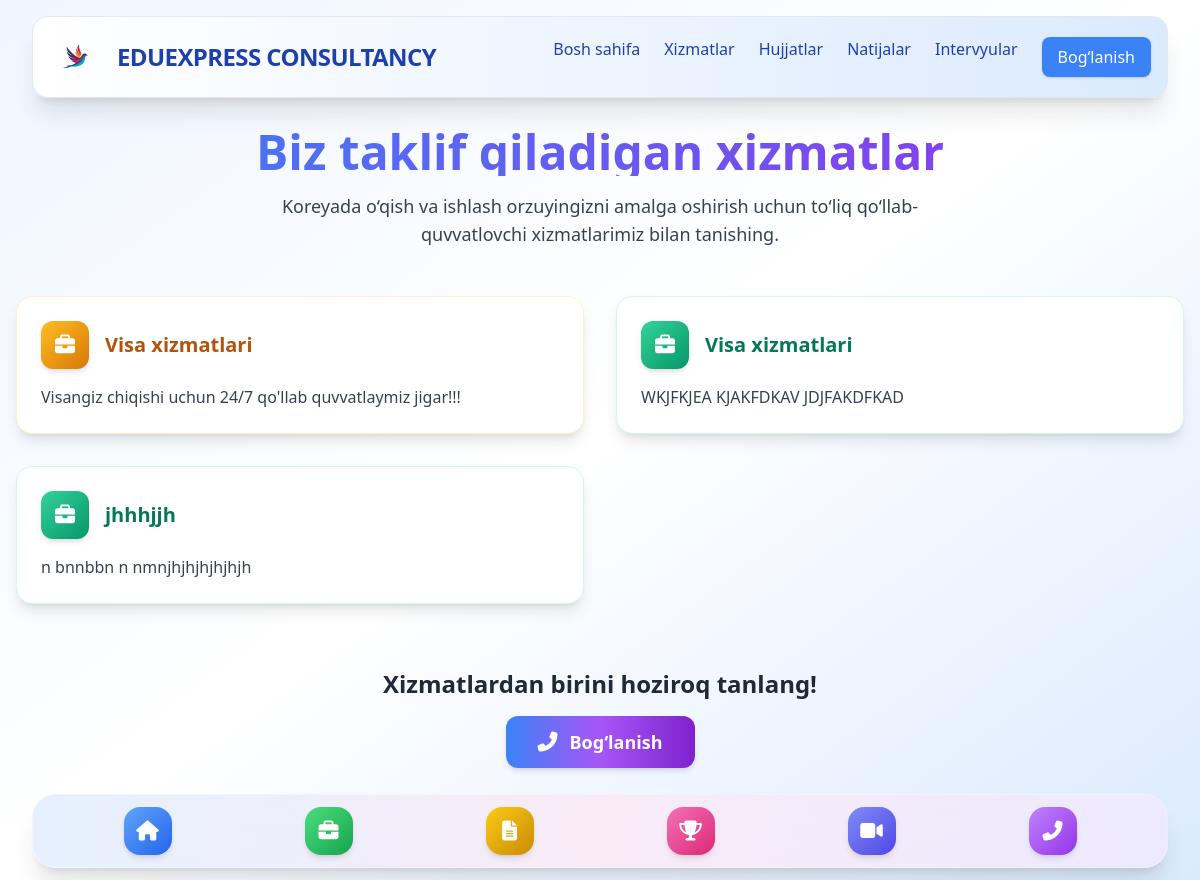
Page /services/ on the committed database.
### home/models.py (models this page shows, shortened)
class SiteSettings(models.Model):
    title = models.CharField(max_length=255, default="StudyToKorea")
    name = models.CharField(max_length=100, default="StudyToKorea")
    favicon = models.ImageField(upload_to='icons/', blank=True, null=True)
    logo = models.ImageField(upload_to='logos/', blank=True, null=True)
    footer_logo = models.ImageField(upload_to='logos/', blank=True, null=True)
    footer_text = models.TextField(blank=True, null=True)

### services/models.py (models this page shows, shortened)
class Service(models.Model):
    COLOR_CHOICES = [
        ('emerald', 'Yashil'),
        ('blue', 'Ko‘k'),
        ('rose', 'Qizil'),
        ('yellow', 'Sariq'),
        ('purple', 'Binafsha'),
    ]
    title = models.CharField(max_length=200)
    description = models.TextField()
    color = models.CharField(max_length=20, choices=COLOR_CHOICES, default='emerald')

### services/views.py (the view)
# urls.py: path('', services_view, name='services'),
def services_view(request):
    services = Service.objects.all()
    return render(request, 'services/services.html', {'services': services})

### home/context_processors.py (called while the page is built)
def site_settings(request):
    return {
        'site': SiteSettings.objects.first(),
        'social_cards': SocialMediaCard.objects.all()
    }

### services/templates/services/services.html (shortened to what this page needs)
{% extends 'home/base.html' %}
{% block content %}
<div class="text-center mb-12">
  <h1 class="text-4xl md:text-5xl font-extrabold bg-gradient-to-r from-blue-500 to-purple-600 bg-clip-text text-transparent mb-4">
  </h1>
  <p class="text-lg text-gray-700 max-w-2xl mx-auto">
    Koreyada o‘qish va ishlash orzuyingizni amalga oshirish uchun to‘liq qo‘llab-quvvatlovchi xizmatlarimiz bilan tanishing.
  </p>
</div>
<div class="grid md:grid-cols-2 gap-8">
  {% for service in services %}
  <div class="bg-white rounded-2xl shadow-lg hover:shadow-{{ service.color }}-200 transition-all duration-300 p-6 border border-{{ service.color }}-100 relative overflow-hidden">
    <div class="flex items-center space-x-4 mb-4">
      <div class="w-12 h-12 flex items-center justify-center rounded-xl bg-gradient-to-br from-{{ service.color }}-400 to-{{ service.color }}-600 shadow-md">
        <i class="fas fa-briefcase text-white text-xl"></i>
      </div>
      <h2 class="text-xl font-semibold text-{{ service.color }}-700">
        {{ service.title }}
      </h2>
    </div>
    <p class="text-gray-700">
      {{ service.description }}
    </p>
  </div>
  {% empty %}
  <p class="text-center col-span-full text-gray-500">
    Xizmatlar hozircha mavjud emas.
  </p>
  {% endfor %}
</div>
<div class="text-center mt-16">
  <h2 class="text-2xl font-bold text-gray-800 mb-4">
    Xizmatlardan birini hoziroq tanlang!
  </h2>
  <a href="/contact/"
     class="inline-flex items-center gap-3 px-8 py-3 rounded-xl text-lg font-semibold text-white
            bg-gradient-to-r from-blue-500 via-purple-500 to-purple-700
            shadow-md transition-all duration-300 hover:shadow-[0_0_20px_rgba(139,92,246,0.6)] hover:scale-105">
    <i class="fas fa-phone-alt text-white text-xl"></i>
    Bog‘lanish
  </a>
</div>
{% endblock %}

### home/templates/home/base.html (shortened to what this page needs)
<!DOCTYPE html>
<html lang="uz">
<head>
  <script src="https://cdn.tailwindcss.com"></script>
  <link rel="stylesheet" href="https://cdnjs.cloudflare.com/ajax/libs/font-awesome/6.5.0/css/all.min.css">
</head>
<body class="bg-gradient-to-br from-blue-50 via-white to-blue-100 text-gray-800">
<header class="bg-gradient-to-r from-white to-blue-100 text-blue-800 shadow-xl border fixed top-4 left-4 right-4 rounded-2xl z-50 mx-4 backdrop-blur-md">
  <div class="max-w-7xl mx-auto px-4 py-3 flex items-center justify-between">
    <a href="/" class="flex items-center space-x-3">
      {% if site.logo %}
        <img src="{{ site.logo.url }}" alt="Logo" class="h-14 w-auto">
      {% endif %}
      <span class="text-2xl font-bold tracking-tight">{{ site.name }}</span>
    </a>
    <nav id="menu" class="hidden md:flex space-x-6 text-[16px] font-medium">
      <a href="/" class="hover:text-blue-600">Bosh sahifa</a>
      <a href="/services/" class="hover:text-blue-600">Xizmatlar</a>
      <a href="/documents/" class="hover:text-blue-600">Hujjatlar</a>
      <a href="/results/" class="hover:text-blue-600">Natijalar</a>
      <a href="/interviews/" class="hover:text-blue-600">Intervyular</a>
      <a href="/contact/" class="bg-blue-500 text-white px-4 py-2 rounded-lg shadow hover:bg-blue-600 transition">Bog‘lanish</a>
    </nav>
  </div>
</header>
<main class="max-w-7xl mx-auto px-4 pt-32 pb-28">
  {% block content %}{% endblock %}
</main>
<footer class="fixed bottom-3 left-4 right-4 bg-gradient-to-r from-blue-100/70 via-pink-100/70 to-purple-100/70
            backdrop-blur-xl border border-white/30 shadow-xl rounded-3xl mx-4 z-50">
  <div class="max-w-7xl mx-auto flex items-center justify-around py-3 px-6">
    <a href="/" class="flex flex-col items-center group">
      <div class="w-12 h-12 rounded-2xl flex items-center justify-center
                  bg-gradient-to-br from-blue-400 to-blue-600
                  shadow-md transition duration-300 group-hover:scale-110 group-hover:shadow-[0_0_15px_rgba(59,130,246,0.6)]">
        <i class="fas fa-home text-white text-xl"></i>
      </div>
    </a>
    <a href="/services/" class="flex flex-col items-center group">
      <div class="w-12 h-12 rounded-2xl flex items-center justify-center
                  bg-gradient-to-br from-green-400 to-green-600
                  shadow-md transition duration-300 group-hover:scale-110 group-hover:shadow-[0_0_15px_rgba(34,197,94,0.6)]">
        <i class="fas fa-briefcase text-white text-xl"></i>
      </div>
    </a>
    <a href="/documents/" class="flex flex-col items-center group">
      <div class="w-12 h-12 rounded-2xl flex items-center justify-center
                  bg-gradient-to-br from-yellow-400 to-yellow-600
                  shadow-md transition duration-300 group-hover:scale-110 group-hover:shadow-[0_0_15px_rgba(250,204,21,0.6)]">
        <i class="fas fa-file-alt text-white text-xl"></i>
      </div>
    </a>
    <a href="/results/" class="flex flex-col items-center group">
      <div class="w-12 h-12 rounded-2xl flex items-center justify-center
                  bg-gradient-to-br from-pink-400 to-pink-600
                  shadow-md transition duration-300 group-hover:scale-110 group-hover:shadow-[0_0_15px_rgba(236,72,153,0.6)]">
        <i class="fas fa-trophy text-white text-xl"></i>
      </div>
    </a>
    <a href="/interviews/" class="flex flex-col items-center group">
      <div class="w-12 h-12 rounded-2xl flex items-center justify-center
                  bg-gradient-to-br from-indigo-400 to-indigo-600
                  shadow-md transition duration-300 group-hover:scale-110 group-hover:shadow-[0_0_15px_rgba(79,70,229,0.6)]">
        <i class="fas fa-video text-white text-xl"></i>
      </div>
    </a>
    <a href="/contact/" class="flex flex-col items-center group">
      <div class="w-12 h-12 rounded-2xl flex items-center justify-center
                  bg-gradient-to-br from-purple-400 to-purple-600
                  shadow-md transition duration-300 group-hover:scale-110 group-hover:shadow-[0_0_15px_rgba(168,85,247,0.6)]">
        <i class="fas fa-phone-alt text-white text-xl"></i>
      </div>
    </a>
  </div>
</footer>
</body>
</html>

### rows in the picture
SiteSettings: logo (picture), name "EDUEXPRESS CONSULTANCY"
Service: title "Visa xizmatlari", description "Visangiz chiqishi uchun 24/7 qo'llab quvvatlaymiz jigar!!!"
Service: title "Visa xizmatlari", description "WKJFKJEA KJAKFDKAV JDJFAKDFKAD"
Service: title "jhhhjjh", description "n bnnbbn n nmnjhjhjhjhjhjh"
